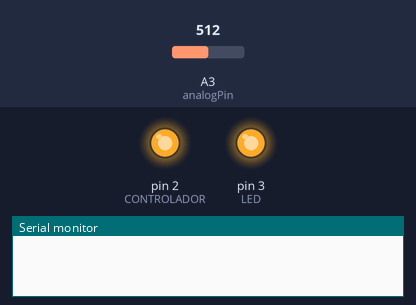
Bench run of a sketch on a simulated Arduino Uno, built with avr-gcc and run on an emulated ATmega328P. Parts: output pins drawn as LEDs (lit = HIGH), the last lines printed to the serial monitor. Inputs (shaded band) come from the test bench; at power-on: A3 (analogPin) = 512.

Above: at 1.2 s.
1.3 s: A3 (analogPin) set to 208
2.8 s: A3 (analogPin) set to 193
At 3.6 s:
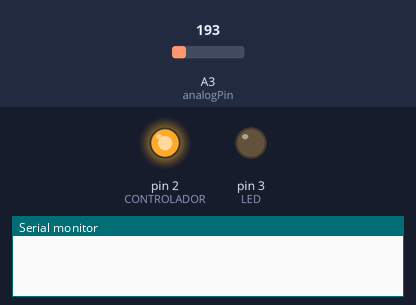
4.3 s: A3 (analogPin) set to 210
At 4.7 s:
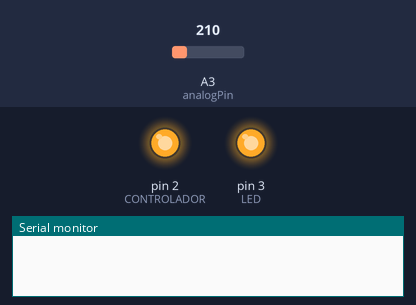
Timing chart, 0 to 7.3 s (numbered marks = the images above; inputs shaded):
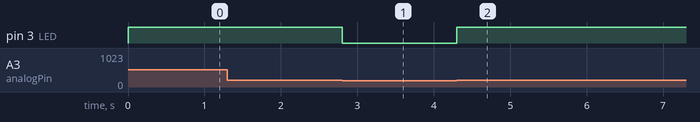

Measured:
- the behaviour switches between 200 and 199 on A3 (analogPin) (found by bisection; images 0 and 1)
- after the input at 1.3 s, every drawn part: stays the same
- after the input at 2.8 s, pin 3 (LED): HIGH → LOW at once
- after the input at 4.3 s, pin 3 (LED): LOW → HIGH at once

The sketch:

morse.ino
```cpp
#include <string.h>

#define analogPin 3
#define CONTROLADOR 2
#define LED 3
#define TAM 21
#define PONTO 200
#define TENSAOMINIMA 200
#define PAUSALETRA 150
#define PAUSAPALAVRA 700
#define PAUSAMAXIMA 1000

int tensao, pausa = 0, toque = 0;
char buffer[TAM];

char *tradutor(char buf[]) {
  if(!strcmp(buf, ".-"))
    return "a";
  else if(!strcmp(buf, "-..."))
    return "b";
  else if(!strcmp(buf, "-.-."))
    return "c";
  else if(!strcmp(buf, "-.."))
    return "d";
  else if(!strcmp(buf, "."))
    return "e";
  else if(!strcmp(buf, "..-."))
    return "f";
  else if(!strcmp(buf, "--."))
    return "g";
  else if(!strcmp(buf, "...."))
    return "h";
  else if(!strcmp(buf, ".."))
    return "i";
  else if(!strcmp(buf, ".---"))
    return "j";
  else if(!strcmp(buf, "-.-"))
    return "k";
  else if(!strcmp(buf, ".-.."))
    return "l";
  else if(!strcmp(buf, "--"))
    return "m";
  else if(!strcmp(buf, "-."))
    return "n";
  else if(!strcmp(buf, "---"))
    return "o";
  else if(!strcmp(buf, ".--."))
    return "p";
  else if(!strcmp(buf, "--.-"))
    return "q";
  else if(!strcmp(buf, ".-."))
    return "r";
  else if(!strcmp(buf, "..."))
    return "s";
  else if(!strcmp(buf, "-"))
    return "t";
  else if(!strcmp(buf, "..-"))
    return "u";
  else if(!strcmp(buf, "...-"))
    return "v";
  else if(!strcmp(buf, ".--"))
    return "w";
  else if(!strcmp(buf, "-..-"))
    return "x";
  else if(!strcmp(buf, "-.--"))
    return "y";
  else if(!strcmp(buf, "--.."))
    return "z";

  return "";
}

void append(char buf[], int tempo) {
  int tam = strlen(buf);

  if(tam < TAM - 1) {
    if(tempo < PONTO)
      strcat(buf, ".");
    else
      strcat(buf, "-");
  }
}

void imprime(char buf[]) {
  char letra[100];
  int tam = strlen(letra);
  strcpy(letra, tradutor(buf));

  for(int i = 0; i < tam; i++)
    Serial.print(letra);
}

void esvazia(char buf[]) {
  buf[0] = 0;
}

void setup() {
  Serial.begin(9600);
  pinMode(CONTROLADOR, OUTPUT);
  pinMode(LED, OUTPUT);
  digitalWrite(CONTROLADOR, HIGH);
}

void loop() {
  tensao = analogRead(analogPin);
  digitalWrite(LED, LOW);

  //Enquanto estiver em um toque
  while (tensao >= TENSAOMINIMA) {
    //Deixa o led acesso e conta o tempo do toque
    digitalWrite(LED, HIGH);

    delay(1);
    tensao = analogRead(analogPin);

    toque ++;
  }

  //Quando terminar um toque
  if(toque > 0)  {
    //verifica se é começo de nova palavra ou nova letra
    if(pausa >= PAUSALETRA) { //se for uma nova letra
      if(pausa >= PAUSAPALAVRA) //se for nova palavra
        Serial.print(" ");
      imprime(buffer);
      esvazia(buffer);
    }

    append(buffer, toque);

    pausa = 0;
    toque = 0;
  }

  //se acabou de digitar
  if (pausa > PAUSAPALAVRA) {
    imprime(buffer);
    Serial.print(" ");
    esvazia(buffer);
    pausa = -1; //a próxima entrada será o começo de uma frase
  }
  else if(pausa != -1) //se não for o começo de uma frase
    pausa ++;

  delay(1);
}
```
